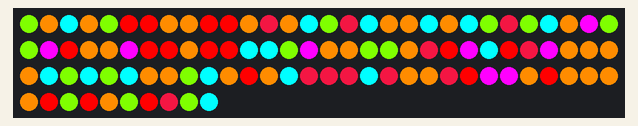
Simulated run of this sketch. Board: Arduino Uno, built with avr-gcc and run on an emulated ATmega328P. Shown: 100 RGB LEDs in strip order, left to right, continuing on the next row. Random numbers use the default seed unless the sketch sets one.

Above: at 39.93 s.

The sketch:

strangerduino.ino
```cpp
#include <FastLED.h>
#define DATA_PIN 7
#define NUM_LEDS 100
#define COLOR_ORDER RGB

CRGB leds[NUM_LEDS];

int word_help [] = {25, 26, 27, 28, 29, 13, 14, 15, 50, 38, 37, 36};
int word_run [] = {71, 72, 73, 81, 82, 44, 43, 42};

void setup(){
  Serial.begin(9600);
  FastLED.addLeds<WS2811, DATA_PIN, COLOR_ORDER>(leds, NUM_LEDS);
    randomSeed(analogRead(0));
}

void wordHandler(int *toDisplay, int arraySize) {
  // Disable anything we have lit
  for (int i = 0; i < NUM_LEDS; i++) {
    leds[i] = CRGB::Black; FastLED.show();
  }
  // Light our chosen word
  for (int i = 0; i < arraySize; i++) {
    int position = toDisplay[i];
    leds[position] = CRGB::Red; FastLED.show();
    delay(3000);
  }
}

void christmas() {
  for (int i = 0; i < NUM_LEDS; i++) {
    int color = random(0,7);
    switch(color){
      case 0:
        leds[i] = CRGB::Chartreuse; FastLED.show();
        break;
      case 1:
        leds[i] = CRGB::Aqua; FastLED.show();
        break;
      case 2:
        leds[i] = CRGB::Crimson; FastLED.show();
        break;
      case 3:
        leds[i] = CRGB::DarkOrange; FastLED.show();
        break;
      case 4:
        leds[i] = CRGB::DarkOrange; FastLED.show();
        break;
      case 5:
        leds[i] = CRGB::Fuchsia; FastLED.show();
        break;
      case 6:
        leds[i] = CRGB::Red; FastLED.show();
        break;
      case 7:
        leds[i] = CRGB::GreenYellow; FastLED.show();
        break;
      default:
        leds[i] = CRGB::GreenYellow; FastLED.show();
        break;
    }
  }
}

void loop(){
  wordHandler(word_help, 12);
  delay(3000);
  christmas();
  delay(3000);
  wordHandler(word_run, 8);
  delay(3000);

}
```
